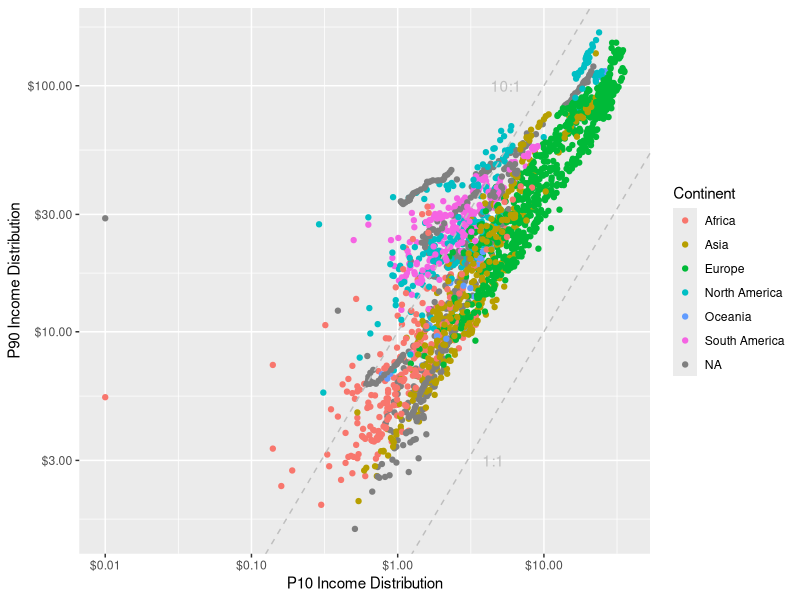
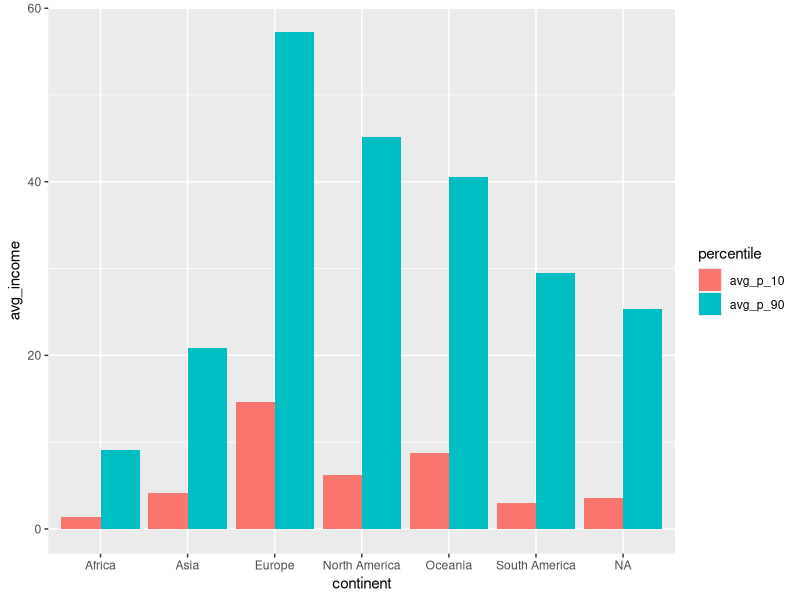
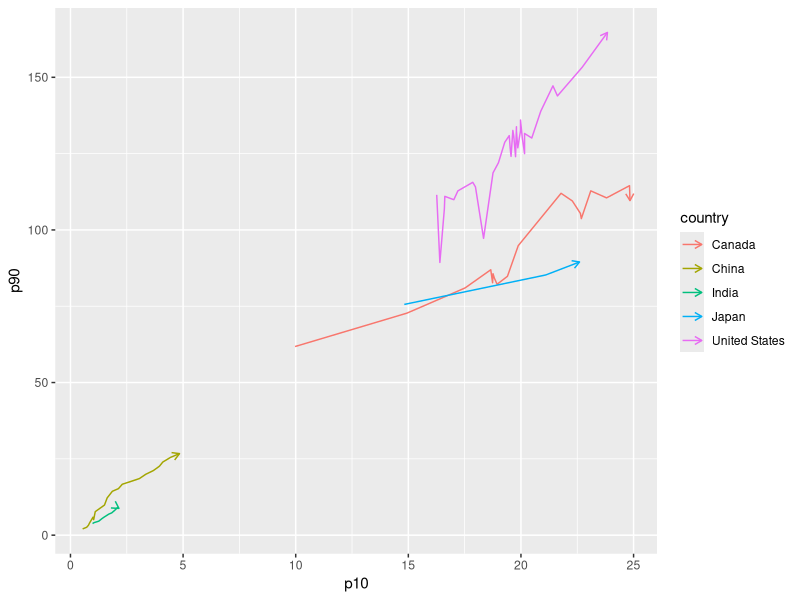
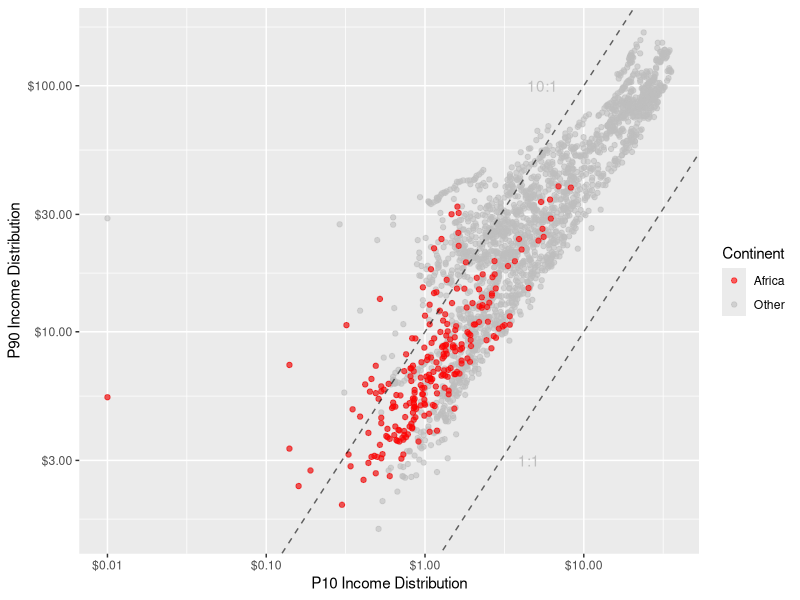

Source code (R) for these figures, in order:
## ---- chunk 1
knitr::opts_chunk$set(echo = TRUE)
library(tidyverse)
library(ggplot2)
## ---- chunk 2
# read in the data
df_p90_p10 = read_csv("./data/p90-vs-p10-logs.csv")

# rename the columns
df_p90_p10 = df_p90_p10 %>% rename(
    "country" = "Entity",
    "code" = "Code",
    "year" = "Year",
    "p90" = "P90",
    "p10" = "P10",
    "population" = "Population (historical estimates)",
    "continent" = "Continent"
  )

df_p90_p10 %>% head(10)
## ---- chunk 3
# extract continents
continent_df = df_p90_p10 %>%
  filter(!is.na(continent)) %>%
  select(country, continent)

# for each country, get income values between the earliest and the lastest avaliable data
# after filling missing continent values
df = df_p90_p10 %>%
    select(-continent) %>% 
    left_join(continent_df, by = "country") %>% 
    filter(!is.na(p90) | !is.na(p10)) %>%
    group_by(country) %>%
    slice(which(year >= min(year) & year <= max(year)))
## ---- chunk 4
df %>%
  head(10)
## ---- chunk 5
# axes are log transformed
df %>%
  ggplot(aes(x=p10, y=p90, color = continent)) + 
  geom_point() + 
  geom_abline(intercept = 0, slope = 1, color = "gray", lty = "dashed") +
  annotate('text', x=4.5, y=3, label = "1:1", color = "gray") + 
  geom_abline(intercept = 1, slope = 1, color = "gray", lty = "dashed") +
  annotate('text', x=5.5, y=100, label = "10:1", color = "gray") + 
  scale_x_log10(labels=scales::dollar_format()) + 
  scale_y_log10(labels=scales::dollar_format()) + 
  xlab("P10 Income Distribution") + 
  ylab("P90 Income Distribution") +
  labs(color = "Continent") 
## ---- chunk 6
knitr::knit_exit()
## ---- chunk 7
# average 10th and 90th income percentile per continent
df %>%
  group_by(continent) %>%
  summarise(avg_p_10 = mean(p10), avg_p_90 = mean(p90)) %>%
  pivot_longer(-continent, names_to = "percentile", values_to = "avg_income") %>%
  ggplot(aes(x=continent, y=avg_income, fill=percentile)) +
  geom_col(position="dodge")
## ---- chunk 8
# arrows
countries = c("United States", "China", "Japan", "Canada", "India")

df %>%
  filter(country %in% countries) %>%
  ggplot(aes(x=p10, y=p90, color = country)) +
  geom_line(arrow = arrow(length = unit(0.08, "inches")))
## ---- chunk 9
# color code for each continent
# TODO: create a plot for each continent and beautifully put them together
continents = unique(df$continent)

df %>%
  ggplot() + 
  geom_point(aes(x=p10, y=p90, color = "Other"), alpha = 0.6) + 
  geom_point(data = subset(df, continent == 'Africa'),
             aes(x=p10, y=p90, color = "Africa"), alpha = 0.6) + 
  geom_abline(intercept = 0, slope = 1, color = "black", lty = "dashed", alpha = 0.6) +
  annotate('text', x=4.5, y=3, label = "1:1", color = "gray") + 
  geom_abline(intercept = 1, slope = 1, color = "black", lty = "dashed", alpha = 0.6) +
  annotate('text', x=5.5, y=100, label = "10:1", color = "gray") + 
  scale_x_log10(labels=scales::dollar_format()) + 
  scale_y_log10(labels=scales::dollar_format()) + 
  xlab("P10 Income Distribution") + 
  ylab("P90 Income Distribution") +
  labs(color = "Continent") +
  scale_colour_manual(values=c(Africa="red", Other="gray"))
